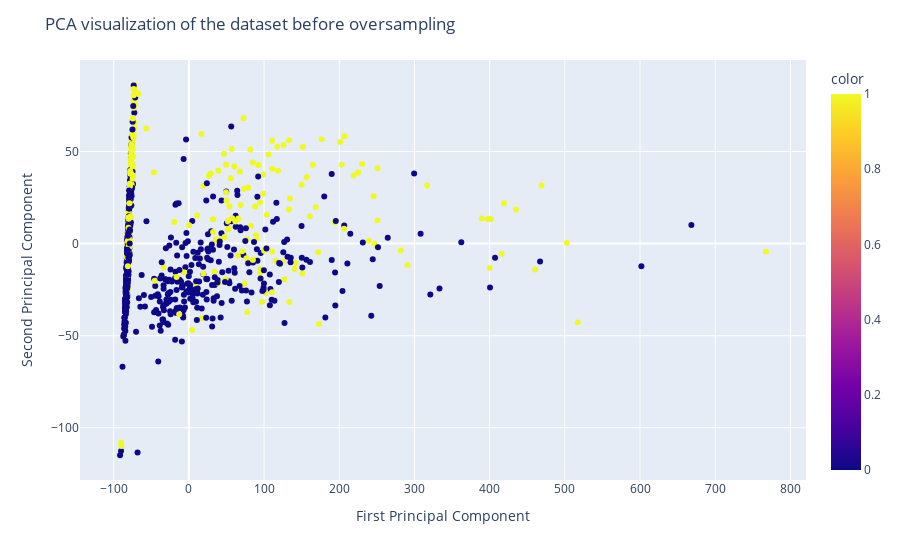
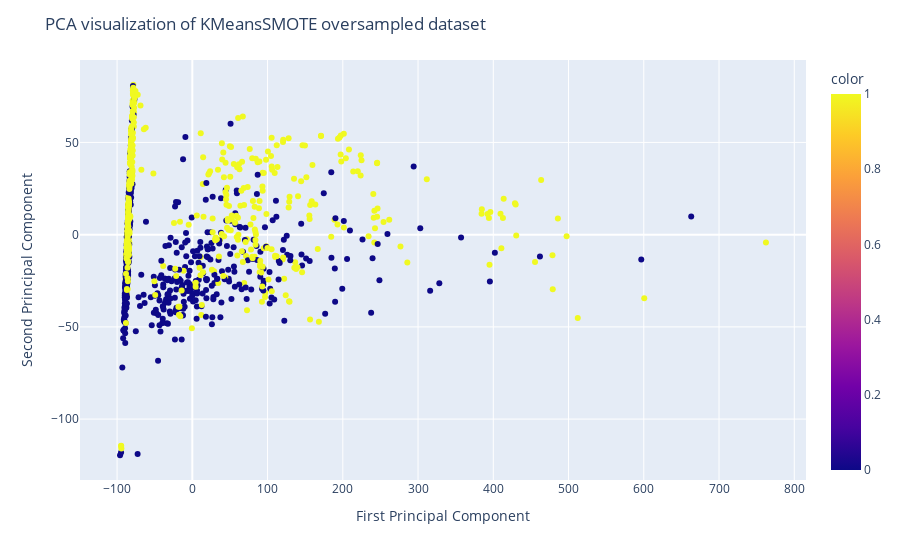
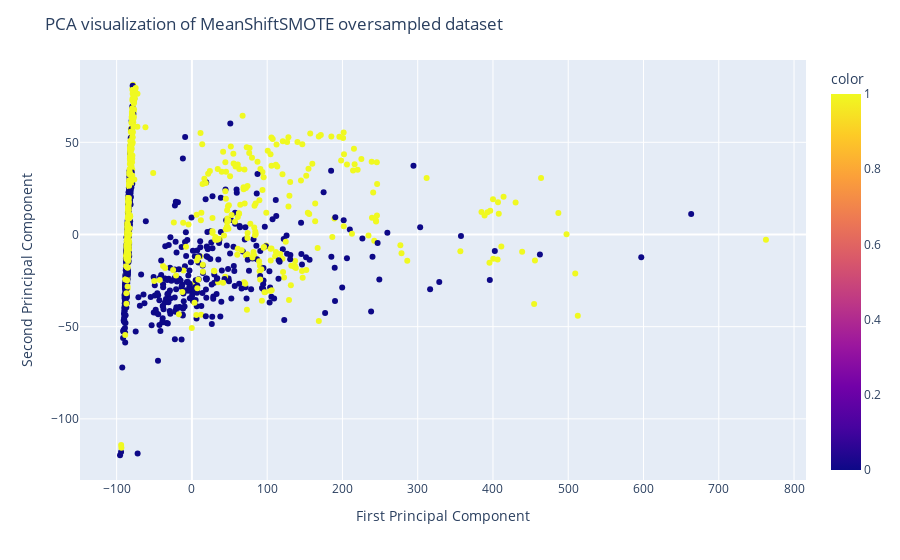
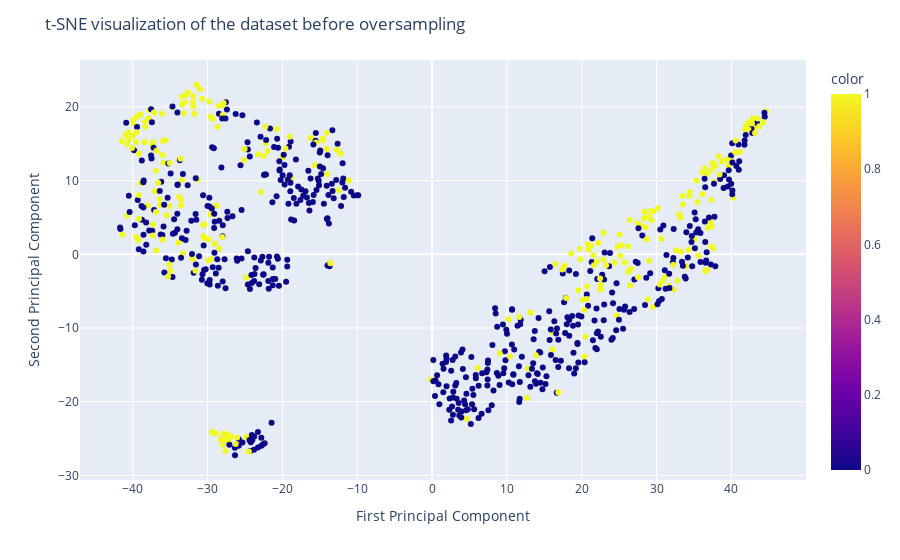

Here is the notebook cell these charts were saved with, in order:
### Markdown cell above
#### Przedstawienie wyników preprocessingu z uzyciem metod redukcji wymiarów (t-SNE, PCA)

### Code cell
from sklearn.decomposition import PCA
from sklearn.manifold import TSNE
import plotly.express as px

def display_cluster_plots_before_and_after():
    file_path = 'mild-imbalance/pima.dat'
    X, y = load_dataset(file_path)

    oversamplings = ["KMeansSMOTE", "MeanShiftSMOTE"]
    features_reduction_methods = ["PCA", "t-SNE"]
    for features_reduction_method in features_reduction_methods:
        if features_reduction_method == 'PCA':
            reductor = PCA(n_components=2)
        else:
            reductor = TSNE(n_components=2)
        X_transformed = reductor.fit_transform(X)
        fig = px.scatter(x=X_transformed[:, 0], y=X_transformed[:, 1], color=y)
        fig.update_layout(
            title=f"{features_reduction_method} visualization of the dataset before oversampling",
            xaxis_title="First Principal Component",
            yaxis_title="Second Principal Component",
        )
        fig.show()
        for oversampling in oversamplings:
            if oversampling == "KMeansSMOTE":
                X_resampled, y_resampled = KMeans_SMOTE(X, y, 3)
            else:
                X_resampled, y_resampled = MeanShift_SMOTE(X, y)
            X_transformed = reductor.fit_transform(X_resampled)
            fig = px.scatter(x=X_transformed[:, 0], y=X_transformed[:, 1], color=y_resampled)
            fig.update_layout(
                title=f"{features_reduction_method} visualization of {oversampling} oversampled dataset",
                xaxis_title="First Principal Component",
                yaxis_title="Second Principal Component",
            )
            fig.show()
display_cluster_plots_before_and_after()

### Figure 1 — Plotly figure (JSON) as saved in the notebook; plotly's stock layout.template omitted (floating-point values rounded to 4 significant figures; data arrays with more than 128 entries replaced by an {"elided": "..."} marker saying what was removed)
{"data": [{"hovertemplate": "x=%{x}<br>y=%{y}<br>color=%{marker.color}<extra></extra>", "legendgroup": "", "marker": {"color": {"elided": "768 int values"}, "coloraxis": "coloraxis", "symbol": "circle"}, "mode": "markers", "name": "", "orientation": "v", "showlegend": false, "type": "scatter", "x": {"elided": "768 float values"}, "xaxis": "x", "y": {"elided": "768 float values"}, "yaxis": "y"}], "layout": {"coloraxis": {"colorbar": {"title": {"text": "color"}}, "colorscale": [[0, "#0d0887"], [0.1111, "#46039f"], [0.2222, "#7201a8"], [0.3333, "#9c179e"], [0.4444, "#bd3786"], [0.5556, "#d8576b"], [0.6667, "#ed7953"], [0.7778, "#fb9f3a"], [0.8889, "#fdca26"], [1, "#f0f921"]]}, "legend": {"tracegroupgap": 0}, "margin": {"t": 60}, "title": {"text": "PCA visualization of the dataset before oversampling"}, "xaxis": {"anchor": "y", "domain": [0, 1], "title": {"text": "First Principal Component"}}, "yaxis": {"anchor": "x", "domain": [0, 1], "title": {"text": "Second Principal Component"}}}}

### Figure 2 — Plotly figure (JSON) as saved in the notebook; plotly's stock layout.template omitted (floating-point values rounded to 4 significant figures; data arrays with more than 128 entries replaced by an {"elided": "..."} marker saying what was removed)
{"data": [{"hovertemplate": "x=%{x}<br>y=%{y}<br>color=%{marker.color}<extra></extra>", "legendgroup": "", "marker": {"color": {"elided": "1000 int values"}, "coloraxis": "coloraxis", "symbol": "circle"}, "mode": "markers", "name": "", "orientation": "v", "showlegend": false, "type": "scatter", "x": {"elided": "1000 float values"}, "xaxis": "x", "y": {"elided": "1000 float values"}, "yaxis": "y"}], "layout": {"coloraxis": {"colorbar": {"title": {"text": "color"}}, "colorscale": [[0, "#0d0887"], [0.1111, "#46039f"], [0.2222, "#7201a8"], [0.3333, "#9c179e"], [0.4444, "#bd3786"], [0.5556, "#d8576b"], [0.6667, "#ed7953"], [0.7778, "#fb9f3a"], [0.8889, "#fdca26"], [1, "#f0f921"]]}, "legend": {"tracegroupgap": 0}, "margin": {"t": 60}, "title": {"text": "PCA visualization of KMeansSMOTE oversampled dataset"}, "xaxis": {"anchor": "y", "domain": [0, 1], "title": {"text": "First Principal Component"}}, "yaxis": {"anchor": "x", "domain": [0, 1], "title": {"text": "Second Principal Component"}}}}

### Figure 3 — Plotly figure (JSON) as saved in the notebook; plotly's stock layout.template omitted (floating-point values rounded to 4 significant figures; data arrays with more than 128 entries replaced by an {"elided": "..."} marker saying what was removed)
{"data": [{"hovertemplate": "x=%{x}<br>y=%{y}<br>color=%{marker.color}<extra></extra>", "legendgroup": "", "marker": {"color": {"elided": "999 int values"}, "coloraxis": "coloraxis", "symbol": "circle"}, "mode": "markers", "name": "", "orientation": "v", "showlegend": false, "type": "scatter", "x": {"elided": "999 float values"}, "xaxis": "x", "y": {"elided": "999 float values"}, "yaxis": "y"}], "layout": {"coloraxis": {"colorbar": {"title": {"text": "color"}}, "colorscale": [[0, "#0d0887"], [0.1111, "#46039f"], [0.2222, "#7201a8"], [0.3333, "#9c179e"], [0.4444, "#bd3786"], [0.5556, "#d8576b"], [0.6667, "#ed7953"], [0.7778, "#fb9f3a"], [0.8889, "#fdca26"], [1, "#f0f921"]]}, "legend": {"tracegroupgap": 0}, "margin": {"t": 60}, "title": {"text": "PCA visualization of MeanShiftSMOTE oversampled dataset"}, "xaxis": {"anchor": "y", "domain": [0, 1], "title": {"text": "First Principal Component"}}, "yaxis": {"anchor": "x", "domain": [0, 1], "title": {"text": "Second Principal Component"}}}}

### Figure 4 — Plotly figure (JSON) as saved in the notebook; plotly's stock layout.template omitted (floating-point values rounded to 4 significant figures; data arrays with more than 128 entries replaced by an {"elided": "..."} marker saying what was removed)
{"data": [{"hovertemplate": "x=%{x}<br>y=%{y}<br>color=%{marker.color}<extra></extra>", "legendgroup": "", "marker": {"color": {"elided": "768 int values"}, "coloraxis": "coloraxis", "symbol": "circle"}, "mode": "markers", "name": "", "orientation": "v", "showlegend": false, "type": "scatter", "x": {"elided": "768 float values"}, "xaxis": "x", "y": {"elided": "768 float values"}, "yaxis": "y"}], "layout": {"coloraxis": {"colorbar": {"title": {"text": "color"}}, "colorscale": [[0, "#0d0887"], [0.1111, "#46039f"], [0.2222, "#7201a8"], [0.3333, "#9c179e"], [0.4444, "#bd3786"], [0.5556, "#d8576b"], [0.6667, "#ed7953"], [0.7778, "#fb9f3a"], [0.8889, "#fdca26"], [1, "#f0f921"]]}, "legend": {"tracegroupgap": 0}, "margin": {"t": 60}, "title": {"text": "t-SNE visualization of the dataset before oversampling"}, "xaxis": {"anchor": "y", "domain": [0, 1], "title": {"text": "First Principal Component"}}, "yaxis": {"anchor": "x", "domain": [0, 1], "title": {"text": "Second Principal Component"}}}}
